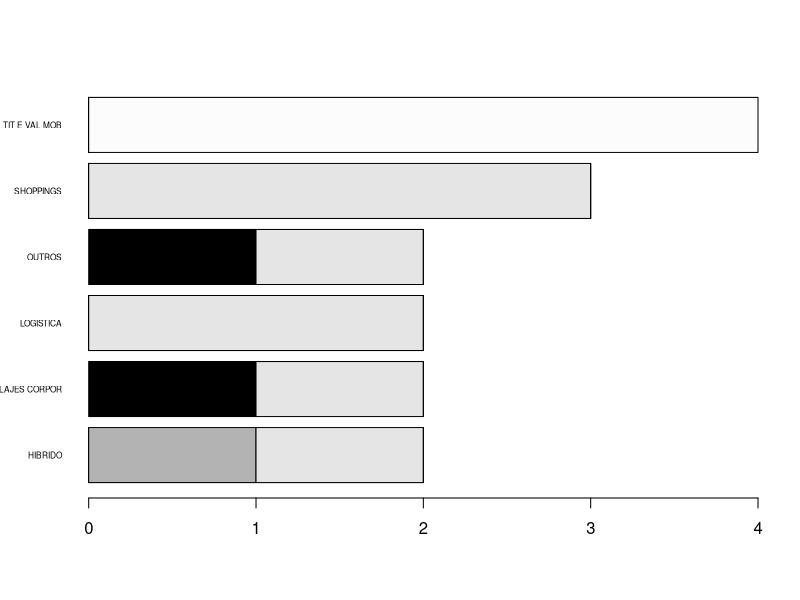
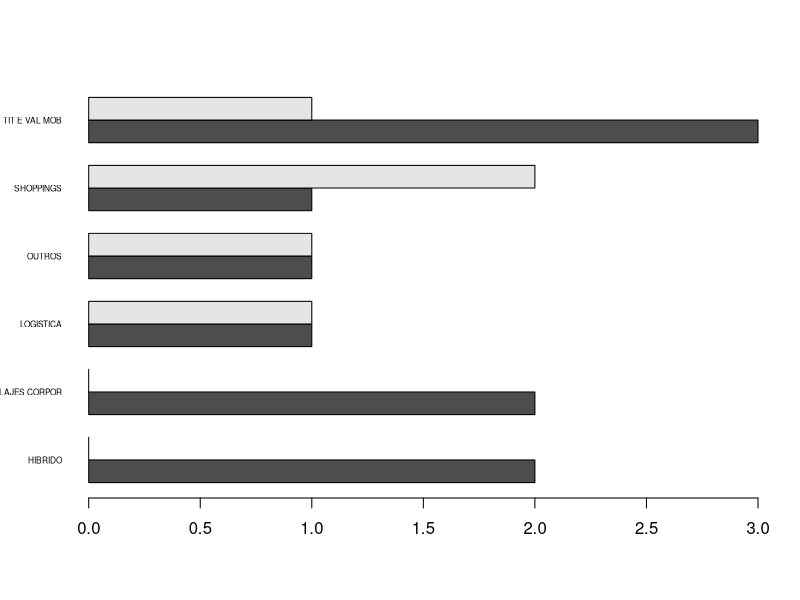
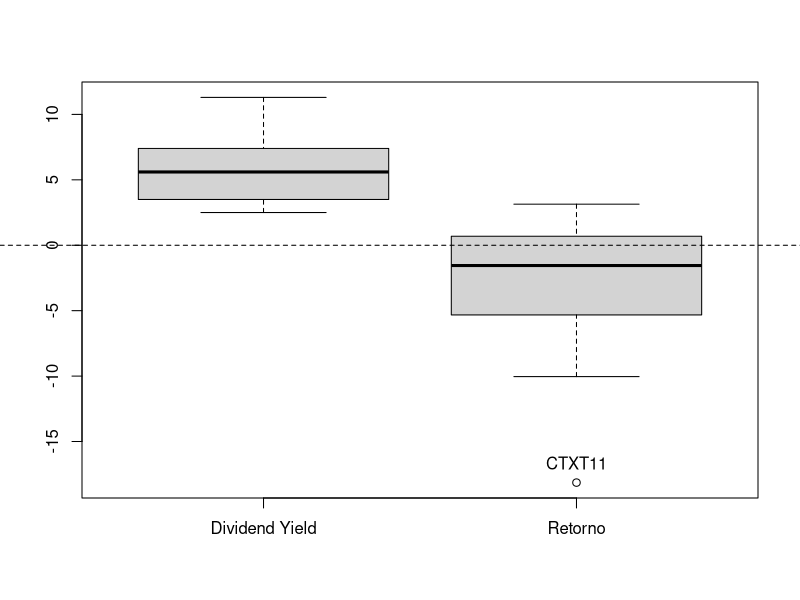

These charts were generated, in order, by the following R code:
## ---- chunk 1
knitr::opts_chunk$set(echo = TRUE)

# install.packages("KableExtra")
# install.packages("flextable")
# library(kableExtra)
# library(tidyverse)
library(flextable)

PAPEL <- c("FCFL11", "CVBI11", "CTXT11", "IBFF11", "KNRI11", 
           "HFOF11", "EURO11", "FIGS11", "HGBS11", "PRSV11", 
           "HOSI11", "VSHO11", "SADI11", "BNFS11", "BTLG11")

MANDATO <- c("RENDA", "TIT E VAL MOB", "DESENV P RENDA",
             "TIT E VAL MOB", "RENDA", "TIT E VAL MOB",
             "RENDA", "RENDA", "RENDA", "RENDA", "HIBRIDO",
             "RENDA", "TIT E VAL MOB", "DESENV P RENDA",
             "RENDA")

SEGMENTO <- c("OUTROS", "TIT E VAL MOB", "LAJES CORPOR", 
              "TIT E VAL MOB", "HIBRIDO", "TIT E VAL MOB", 
              "LOGISTICA", "SHOPPINGS", "SHOPPINGS", 
              "LAJES CORPOR", "HIBRIDO", "SHOPPINGS",
              "TIT E VAL MOB", "OUTROS", "LOGISTICA")

DIV_YIELD <- c(5.6, 9.4, 11.3, 7.1, 5, 
               7.7, 5.4, 3.5, 3.1, 5.6, 
               3.2, 2.5, 3.5, 9, 5.6)

RETORNO <- c(-1.68, 3.14, -18.14, -4.85, 
             -1.55, -0.74, -1.53, 1.28,
             0.1, -9.88, -10.04, -2.98,
             -5.8, 2.16, 1.29)

df <- data.frame(PAPEL, MANDATO, SEGMENTO, DIV_YIELD, RETORNO)

## ---- chunk 2

# Não funciona no word
# kable(df,
#       caption = "Tabela 1: Base de Dados") %>% 
#   kable_styling(bootstrap_options = "responsive",
#                 full_width = FALSE,
#                 font_size = 12)

set_flextable_defaults(font.size = 11, 
                       font.color = "#303030",
                       table.layout = "autofit",
                       decimal.mark = ",")

tab <- flextable(df)
tab <- set_caption(tab, "Tabela 1: Amostra da Base de Dados")
tab

## ---- chunk 3

barra_emp <- df[, c(2, 3)]

par(xpd = TRUE)
barplot(table(barra_emp),
        col = c("gray0", "gray70", "gray90", "gray99"),
        las = 1,
        cex.names = 0.5,
        horiz = TRUE)

legend("bottom",
       legend = c("DESENV P RENDA", "HIBRIDO", "RENDA", 
                  "TIT E VAL MOB"), 
       fill = c("gray0", "gray50", "gray85", "gray99"),
       horiz = TRUE,
       inset = c(0, -0.35),
       cex = 0.6)
## ---- chunk 4

barra_emp$VALORIZACAO <- ifelse(test = df$RETORNO > 0,
                                yes = "SIM",
                                no = "NÃO")
par(xpd = TRUE)
barplot(table(barra_emp$VALORIZACAO, barra_emp$SEGMENTO),
        beside = TRUE,
        col = c("gray30", "gray90"),
        las = 1,
        cex.names = 0.5,
        horiz = TRUE)

legend(x = "bottom",
       legend = c("NAO", "SIM"),
       fill = c("gray30", "gray90"),
       horiz = TRUE,
       inset = c(0, -0.35),
       title = "VALORIZAÇÃO",
       cex = 0.6)

## ---- chunk 5

boxplot(x = df$DIV_YIELD, df$RETORNO,
        names = c("Dividend Yield","Retorno"))

abline(h = 0, lty = "dashed")

ind <- which.min(df$RETORNO)
ativo <- df[ind, 1]
text(x = 2,
     y = (min(df$RETORNO) + 1.5),
     labels = ativo)
